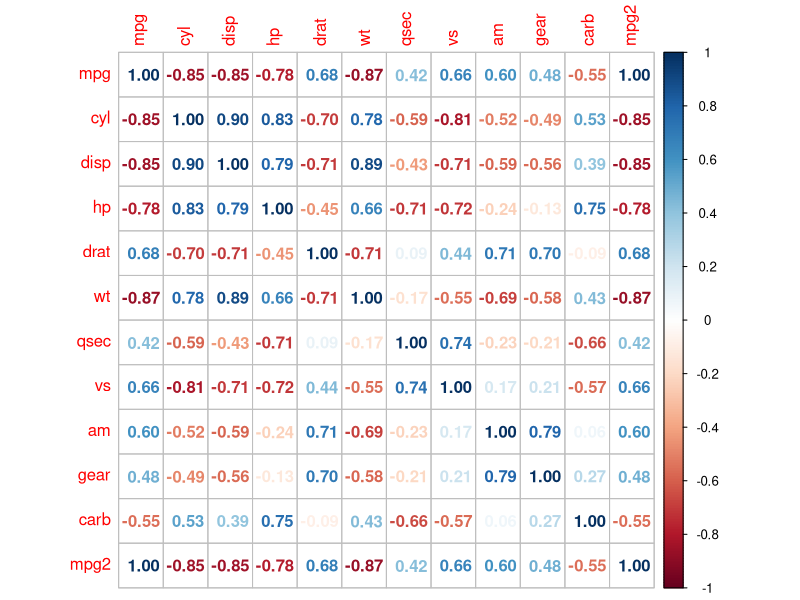

Here is the R script that generated this plot:
View(mtcars)

##Bivariate Correlations
cor(mtcars$mpg,mtcars$hp,use="complete.obs")
cor.test(mtcars$mpg,mtcars$hp,use="complete.obs")

##Bivariate correlation is about covariation
mtcars$mpg2<-mtcars$mpg*5
cor.test(mtcars$mpg2,mtcars$hp,use="complete.obs")

###Correlation Matrices
cor(mtcars,use="complete.obs")
round(cor(mtcars,use="complete.obs"),2)

mtcars2<-with(mtcars,data.frame(hp,wt,mpg,am,gear))
cor(mtcars2)

###install.packages("Hmisc")
library(Hmisc)
rcorr(as.matrix(mtcars))

###install.packages("corrplot")
library(corrplot)
mtcars_cor<-round(cor(mtcars,use="complete.obs"),2)
corrplot(mtcars_cor, method="number")
